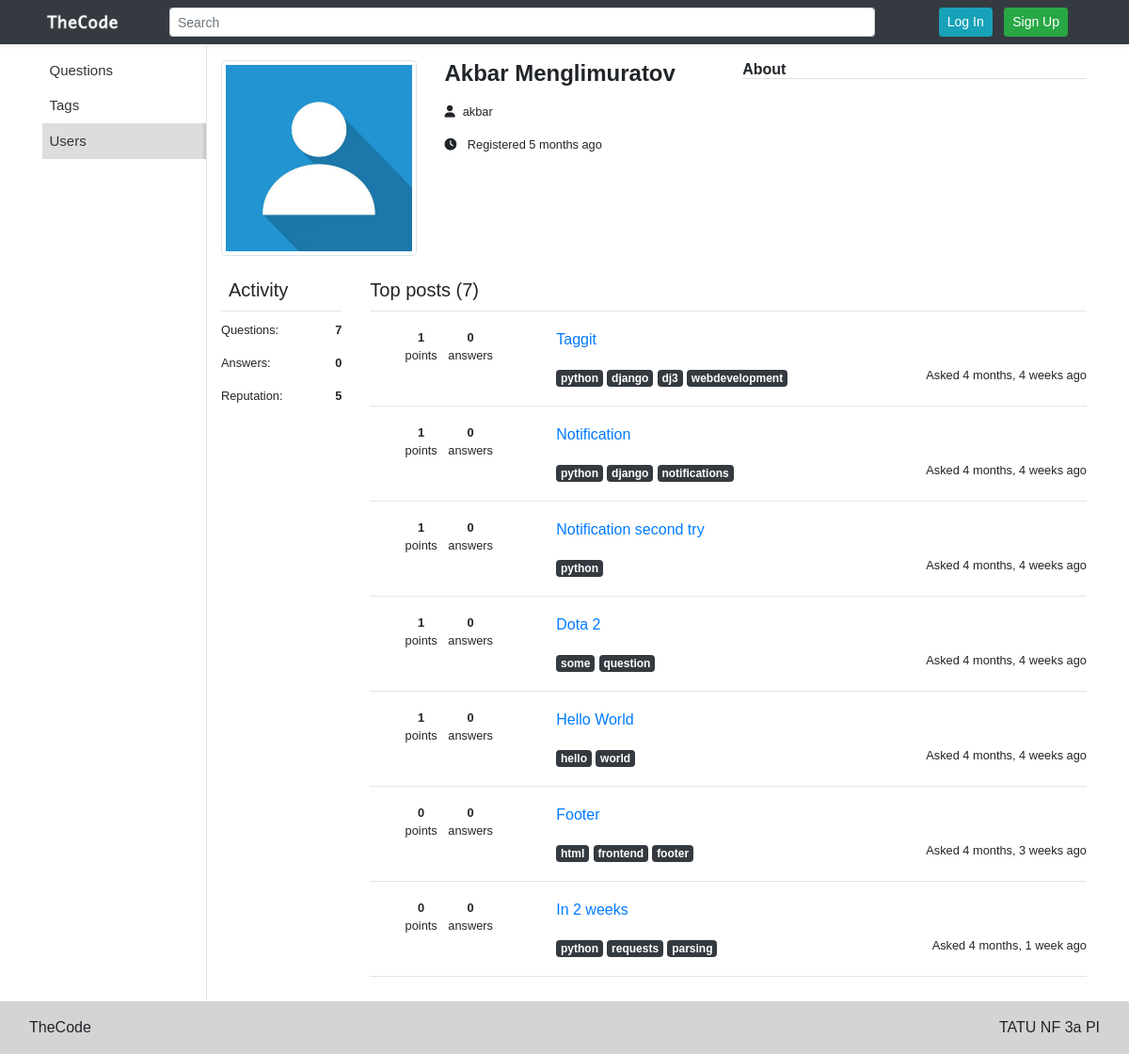
Screenshot of /user/8/ with the database file from the repository.
### accounts/models.py (models this page shows, shortened)
class User_data(models.Model):
	username = models.OneToOneField(User, on_delete = models.CASCADE)
	commented = models.IntegerField(default = 0)
	reputation = models.IntegerField(default = 0)
	verified = models.BooleanField(default = False)
	question = models.ManyToManyField(Question, blank = True)
	fav_question = models.ManyToManyField(Question, related_name='fav_question', blank = True)
	answers = models.IntegerField(default = 0)
	web_site = models.URLField(default = '', blank = True)
	github = models.URLField(default = '', blank =True)
	work_or_study = models.CharField(default = '', blank = True, max_length = 256)
	position = models.CharField(default = '', blank = True, max_length = 256)
	where = models.CharField(default = '', blank = True, max_length = 256)
	about = models.TextField(default = '', blank = True)
	image = models.ImageField(upload_to = 'profile_pic', default='default/profile_photo_default.jpg')

### questions/models.py (models this page shows, shortened)
class Question(models.Model):
	title = models.TextField()
	question_text = models.TextField()
	user = models.ForeignKey(User, on_delete = models.CASCADE, related_name = "question_user")
	date = models.DateTimeField()
	answer = models.ManyToManyField(Answer)
	tags = TaggableManager()
	comment = models.ManyToManyField(Comment)
	vote_point = models.IntegerField(default = 0)
	vote_up = models.IntegerField(default = 0)
	vote_down = models.IntegerField(default = 0)
	voters = models.ManyToManyField(User, related_name = "question_voters", default = None)
	fav_count = models.IntegerField(default = 0)

### accounts/views.py (the view)
# urls.py: path('user/<int:pk>/', user_views.GetUserData.as_view(), name = 'get_user'),
class GetUserData(DetailView):
	model = User_data
	template_name = 'account/user.html'
	def get_context_data(self, **kwargs):
		context = super().get_context_data(**kwargs)
		context['data'] = self.get_object()
		return context

### templates/account/user.html (shortened to what this page needs)
{% extends '../include/base.html' %}
{% load static %}
{% load humanize %}
{% block content %}
<div class="row">
	{% include '../include/left_side.html' %}
    <div class = "col-md-10 pt-3">
    	<div class = "row">
        	<div class = "col-md-3">
        		<img src="{% static 'img/profile_photo_default.jpg'%}" width="100%" class="img-thumbnail">
        	</div>
        	<div class = "col-md-4">
        		<h4>
        			<b>{{ data.username.get_full_name }}</b>
        		</h4>
        		<ul class = "list-unstyled small">
        			<li class = "my-3">
            			<i class = "fas fa-user mr-2"></i>{{ data.username }}
        			</li>
            		<li class = "my-3">
            			<i class = "fas fa-clock mr-2"></i>
            			Registered {{ data.username.date_joined | naturaltime }}
            		</li>
                </ul>
        	</div>
        	<div class = "col-md-5">
        		{% if data.username.user_data.about %}
            		<h6 class = "border-bottom font-weight-bold">About</h6>
        		{% else %}
        			<p class = "font-italic">(empty)</p>
        		{% endif %}
        	</div>
        </div>
        <div class = "row my-4">
        	<div class = "col-md-2">
                <h5 class = "px-2">Activity</h5>
                <hr>
        		<p class = "d-flex justify-content-between small">
        			Questions: <b> {{ data.username.user_data.question.count }}</b>
        		</p>
        		<p class = "d-flex justify-content-between small">
        			Answers: <b> {{ data.username.user_data.answers }} </b>
        		</p>
        		<p class = "d-flex justify-content-between small">
        			Reputation: <b> {{ data.username.user_data.reputation }}</b>
        		</p>
        	</div>
        	<div class = "col-md-10">
        		<h5>Top posts ({{ data.username.user_data.question.count }})</h5>
        		<hr>
        		{% for datas in data.username.user_data.question.all %}
				<div class="row py-2">
			        <div class="col-md-3">
			            <center>
                            <ul class = "list-inline list-unstyled small">
    			                <li class = "list-inline-item">
    			                    <b>{{ datas.vote_point }}</b><br>points
    			                </li>
    			                <li class = "list-inline-item">
    			                    <b>{{ datas.answer.count }}</b><br>answers
    			                </li>
    			            </ul>
                        </center>
			        </div>
			        <div class="col-md-9">
			            <p>
			                <a href="/question/{{ datas.id }}/" class = "text-decoration-none">
			                    {{ datas.title }}
			                </a>
			            </p>
			            <div class="row">
			                <div class="col-7">
			                    {% for tags in datas.tags.all %}
			                        <a href = "/question/tag/{{ tags }}/" class = "badge badge-dark">{{ tags }}</a>
			                    {% endfor %}
			                </div>
                            <div class = "col-5">
                                <small class = "float-right">Asked
                                    {{ datas.date | naturaltime }}
                                </small>
                            </div>
			            </div>
			        </div>
			    </div>
				<hr>
				{% endfor %}
        	</div>
        </div>
    </div>
</div>
{% endblock content %}

### static/css/blog-post.css (style rules this page uses)
html { position: relative; min-height: 100%; }
body { font-family: sans-serif; height: 100%; }
hr { margin: 10px 0; }

### rows the page displays
User_data: username.get_full_name "Akbar Menglimuratov", username "akbar", username.date_joined "5 months ago", username.user_data.question.count "7", username.user_data.answers "0", username.user_data.reputation "5"
Question: vote_point "1", answer.count "0", title "Taggit", date "4 months, 4 weeks ago"
Tag: name "python"
Tag: name "django"
Tag: name "dj3"
Tag: name "webdevelopment"
Question: vote_point "1", answer.count "0", title "Notification", date "4 months, 4 weeks ago"
Tag: name "notifications"
Question: vote_point "1", answer.count "0", title "Notification second try", date "4 months, 4 weeks ago"
Question: vote_point "1", answer.count "0", title "Dota 2", date "4 months, 4 weeks ago"
Tag: name "some"
Tag: name "question"
Question: vote_point "1", answer.count "0", title "Hello World", date "4 months, 4 weeks ago"
Tag: name "hello"
Tag: name "world"
Question: vote_point "0", answer.count "0", title "Footer", date "4 months, 3 weeks ago"
Tag: name "html"
Tag: name "frontend"
Tag: name "footer"
Question: vote_point "0", answer.count "0", title "In 2 weeks", date "4 months, 1 week ago"
Tag: name "requests"
Tag: name "parsing"
